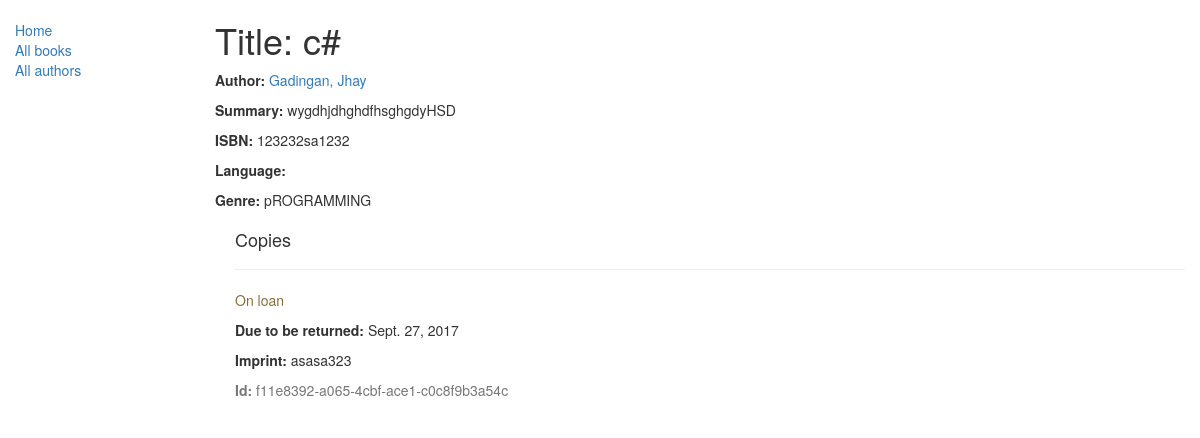
/catalog/book/3, run on the app's committed database.
### catalog/models.py (models this page shows, shortened)
class Book(models.Model):
	title = models.CharField(max_length=200)
	author = models.ForeignKey('Author', on_delete=models.SET_NULL, null=True)
	summary = models.TextField(max_length=1000, help_text="Enter a brief description of the book")
	isbn = models.CharField('ISBN',max_length=13, help_text='13 Character <a href="https://www.isbn-international.org/content/what-isbn">ISBN number</a>')
	genre = models.ManyToManyField(Genre, help_text="Select a genre for this book")

class Author(models.Model):
    first_name = models.CharField(max_length=100)
    last_name = models.CharField(max_length=100)
    date_of_birth = models.DateField(null=True, blank=True)
    date_of_death = models.DateField('Died', null=True, blank=True)
    def __str__(self):
        return '%s, %s' % (self.last_name, self.first_name)
    class Meta:
        ordering = ['last_name']

class Genre(models.Model):
	Name= models.CharField(max_length=150, help_text="Enter a book genre (e.g. Science Fiction, French Poetry etc.)")
	def __str__(self):
		return self.Name

class BookInstance(models.Model):
    id = models.UUIDField(primary_key=True, default=uuid.uuid4, help_text="Unique ID for this particular book across whole library")
    book = models.ForeignKey('Book', on_delete=models.SET_NULL, null=True)
    imprint = models.CharField(max_length=200)
    due_back = models.DateField(null=True, blank=True)
    LOAN_STATUS = (
        ('m', 'Maintenance'),
        ('o', 'On loan'),
        ('a', 'Available'),
        ('r', 'Reserved'),
    )
    status = models.CharField(max_length=1, choices=LOAN_STATUS, blank=True, default='m', help_text='Book availability')
    class Meta:
        ordering = ["due_back"]

### catalog/views.py (the view)
# urls.py: url(r'^book/(?P<pk>\d+)$', views.BookDetailView.as_view(), name='book-detail'),
class BookDetailView(DetailView):
	model = Book
	template_name = "book_detail.html"
	def get_context_data(self, **kwargs):
		context = super(BookDetailView, self).get_context_data(**kwargs)
		return context

### catalog/templates/book_detail.html
{% extends "base_generic.html" %}
{% block content %}
<h1>Title: {{ book.title }} </h1>
<p><strong>Author:</strong> <a href = " ">  {{ book.author }}</a></p>
<p><strong>Summary:</strong>  {{ book.summary }}  </p>
<p><strong>ISBN:</strong> {{ book.isbn }}</p>
<p><strong>Language:</strong> {{ book.language }}</p>
<p><strong>Genre:</strong>  {% for genre in book.genre.all %} {{ genre }}{% if not forloop.last %}, {% endif %}{% endfor %}</p>
<div style="margin-left:20px;margin-top:20px">
  <h4>Copies</h4>
  {% for copy in book.bookinstance_set.all %}
    <hr>
    <p class="{% if copy.status == 'a' %}text-success{% elif copy.status == 'd' %}text-danger{% else %}text-warning{% endif %}">{{ copy.get_status_display }}</p>
    {% if copy.status != 'a' %}<p><strong>Due to be returned:</strong> {{copy.due_back}}</p>{% endif %}
    <p><strong>Imprint:</strong> {{copy.imprint}}</p>
    <p class="text-muted"><strong>Id:</strong> {{copy.id}}</p>
    {% endfor %}
  </div>
{% endblock %}

### data on the page
Book: title "c#", author "Gadingan, Jhay", summary "wygdhjdhghdfhsghgdyHSD", isbn "123232sa1232"
Genre: Name "pROGRAMMING"
BookInstance: status "On loan", due_back "Sept. 27, 2017", imprint "asasa323", id "f11e8392-a065-4cbf-ace1-c0c8f9b3a54c"
